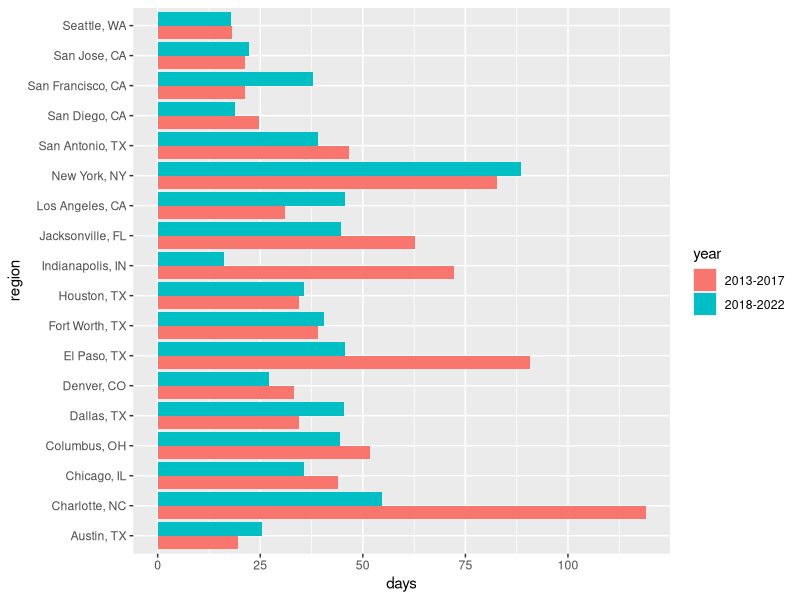

This figure's R source:
setwd("/Users/kyle/INFO201")
library("ggplot2")
library("tidyverse")
library("viridis")
library("dplyr")

top_20_cities <- c("New York, NY", "Los Angeles, CA", "Chicago, IL", "Houston, TX", "Phillidelphia, PA", "Pheonix, AZ", "San Antonio, TX", "San Diego, CA", "Dallas, TX", "San Jose, CA", "Austin, TX", "Jacksonville, FL", "San Francisco, CA", "Indianapolis, IN", "Columbus, OH", "Fort Worth, TX", "Charlotte, NC", "Seattle, WA", "Denver, CO", "El Paso, TX")
newdf <- read.csv("kyledf.csv", stringsAsFactors = F)
dfone <- newdf %>% filter(str_detect(period_begin, "2013|2014|2015|2016|2017"))
dftwo <- newdf %>% filter(str_detect(period_begin, "2018|2019|2020|2021|2022"))

dfone <- dfone %>% group_by(region) %>% summarise(days = mean(median_dom, na.rm = T))

dftwo <- dftwo %>% group_by(region) %>% summarise(days = mean(median_dom, na.rm = T))

maindf <- dfone %>% full_join(dftwo)
maindf$year <- c('2013-2017', '2013-2017','2013-2017','2013-2017','2013-2017','2013-2017','2013-2017','2013-2017','2013-2017','2013-2017','2013-2017','2013-2017','2013-2017','2013-2017','2013-2017','2013-2017','2013-2017','2013-2017','2018-2022', '2018-2022','2018-2022','2018-2022','2018-2022','2018-2022','2018-2022','2018-2022','2018-2022','2018-2022','2018-2022','2018-2022','2018-2022','2018-2022','2018-2022','2018-2022','2018-2022','2018-2022')

specie <- c(rep("NYC" , 2) , rep("LA" , 2) , rep("Chicago" , 2) , rep("Houston" , 2) , rep("Philly" , 2) , rep("Pheonix" , 2) , rep("San Antonio" , 2) , rep("San Diego" , 2),rep("Dallas" , 2) , rep("San Jose" , 2) , rep("Austin" , 2) , rep("Jacksonville" , 2), rep("San Francisco" , 2) , rep("Fort Worth" , 2) , rep("Charlotte" , 2) , rep("Seattle" , 2), rep("Denver" , 2) , rep("El Paso" , 2))
ggplot(maindf, aes(x=region, y=days, fill=year)) +
  geom_bar(stat="identity", position=position_dodge()) + coord_flip()

